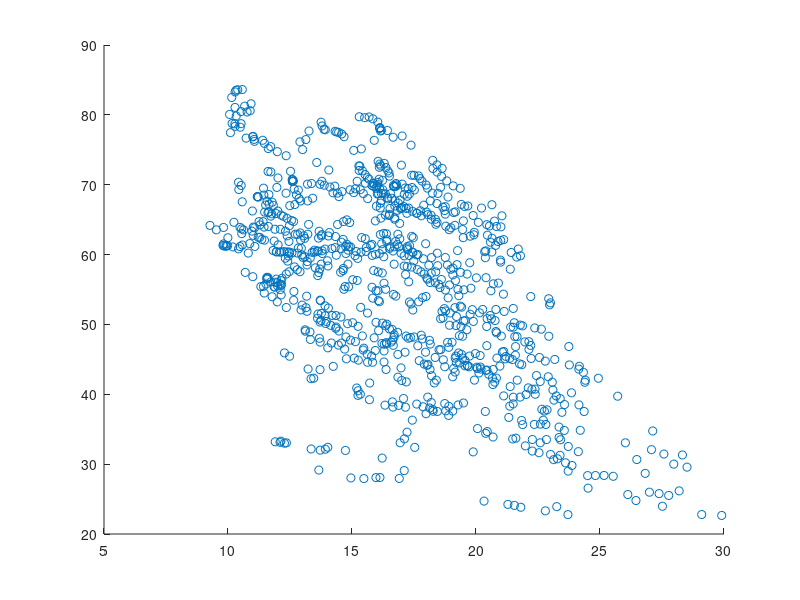

Source code (MATLAB):
load("externalTrainingSet.mat")
load("externalTestSet.mat")
load("externalValidationSet.mat")
load("internalTrainingSet.mat")
load("internalTestSet.mat")
load("internalValidationSet.mat")
scatter(externalTrainingSet(:,1), externalTrainingSet(:,2))

